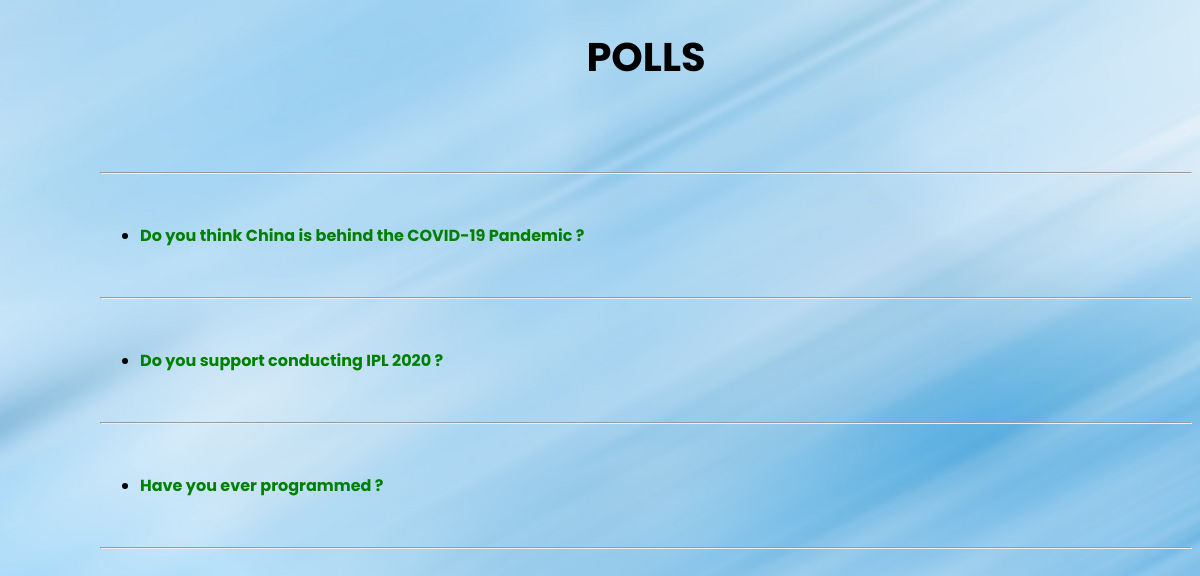
The page / on the database its author committed.
### polls/models.py (models this page shows, shortened)
class Question(models.Model):
    question_text = models.CharField('question', max_length=200)
    pub_date = models.DateTimeField('date published')

### polls/views.py (the view)
# urls.py: path('', views.index, name='index'),
def index(request):
    questions = Question.objects.order_by('-pub_date')
    return render(request, 'polls/index.html', { 'questions' : questions })

### polls/templates/polls/index.html (shortened to what this page needs)
<!DOCTYPE html>
<html>
<head>
    {% load static %}
    <link rel="stylesheet" type="text/css" href="{% static 'polls/styles.css' %}">
</head>
<body>
    <h1><center>POLLS</center></h1>
    <br/><br/>
    <hr><br/>
    {% if questions %}
        {% for question in questions %}
            <ul>
                <li><b>
                    <a href="{% url 'detail' question.id %}">
                    {{ question.question_text }}</a>
                </li></b>
            </ul>
            <br/><hr><br/>
        {% endfor %}
    {% else %}
        <p>No polls are available.</p>
    {% endif %}
</body>
</html>

### polls/static/polls/styles.css (style rules this page uses)
body { margin-left: 100px; font-family: "Poppins", sans-serif; background: url("images/bg_imgs.jpg"); background-size: cover; background-position: center; height: 100vh; overflow: hidden; }
a { text-decoration: none; color: green; }
h1 { font-size: 40px; }

### rows shown on the page
Question: question_text "Do you think China is behind the COVID-19 Pandemic ?"
Question: question_text "Do you support conducting IPL 2020 ?"
Question: question_text "Have you ever programmed ?"
